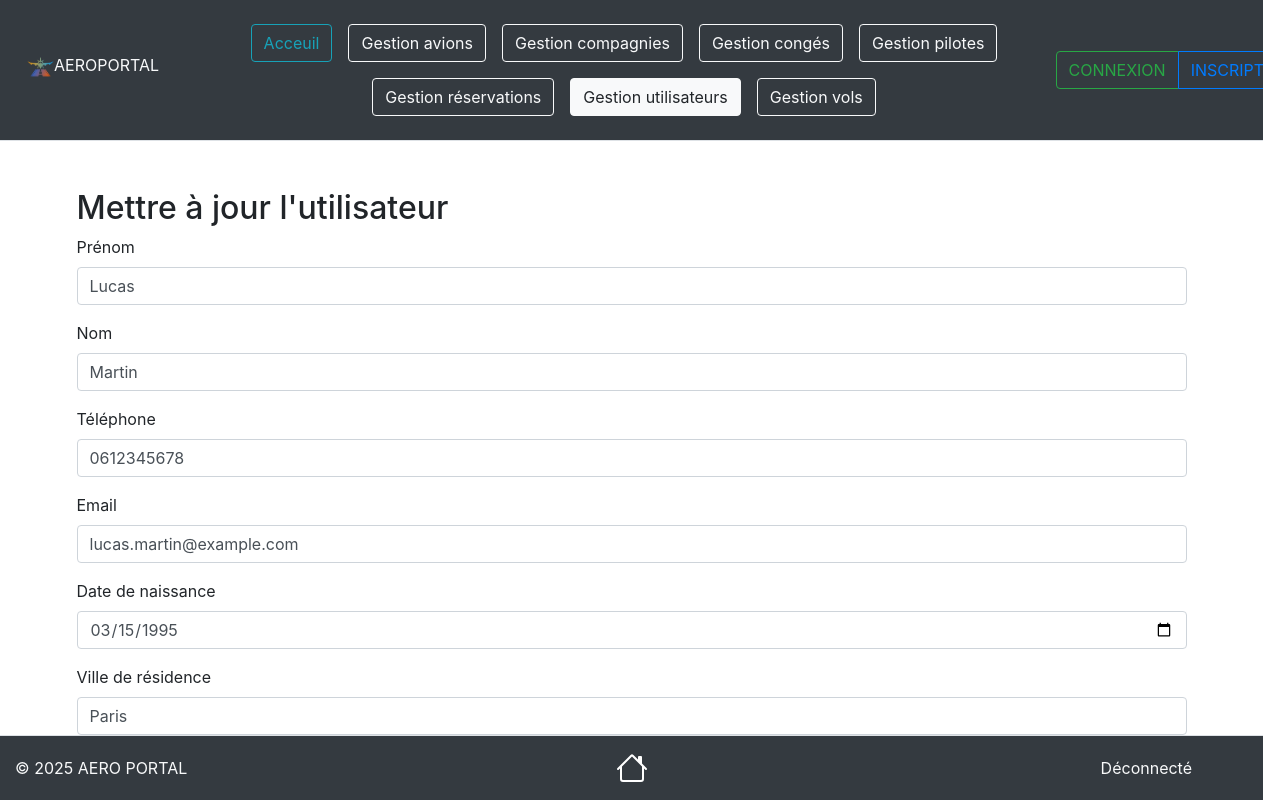
The app's page /views/Utilisateurs/UtilisateursUpdate.php?id=3 with its own data.
### tables this page shows
CREATE TABLE IF NOT EXISTS `utilisateurs` (
                                              `id_utilisateur` int NOT NULL AUTO_INCREMENT COMMENT 'Identifiant unique de l''utilisateur',
                                              `prenom` varchar(50) NOT NULL COMMENT 'Prénom',
                                              `nom` varchar(50) NOT NULL COMMENT 'Nom',
                                              `telephone` varchar(13) NOT NULL COMMENT 'Téléphone',
                                              `email` varchar(100) NOT NULL COMMENT 'Email',
                                              `mot_de_passe` varchar(255) NOT NULL COMMENT 'Mot de passe',
                                              `date_naissance` date NOT NULL COMMENT 'Date de naissance',
                                              `ville_residence` varchar(50) NOT NULL COMMENT 'Ville de résidence',
                                              `inscription` datetime NOT NULL DEFAULT CURRENT_TIMESTAMP COMMENT 'Date d''inscription',
                                              `role` enum('Client','Administrateur') NOT NULL DEFAULT 'Client' COMMENT 'Rôle de l''utilisateur',
                                              PRIMARY KEY (`id_utilisateur`),
                                              UNIQUE KEY `email` (`email`)
);

### source/repository/UtilisateursRepository.php (called while the page is built, shortened)
<?php
require_once __DIR__ . '/../model/UtilisateursModel.php';
class UtilisateursRepository
{
    private $bdd;
    public function __construct(\PDO $bdd)
    {
        $this->bdd = $bdd;
        $this->bdd->setAttribute(\PDO::ATTR_ERRMODE, \PDO::ERRMODE_EXCEPTION);
    }
    public function getUserById(int $id): ?UtilisateursModel
    {
        try {
            $query = $this->bdd->prepare("SELECT * FROM utilisateurs WHERE id_utilisateur = :id_utilisateur");
            $query->execute(['id_utilisateur' => $id]);
            $data = $query->fetch(\PDO::FETCH_ASSOC);
            return $data ? new UtilisateursModel($data) : null;
        } catch (\PDOException $e) {
            return null;
        }
    }
}

### source/model/UtilisateursModel.php (called while the page is built, shortened)
<?php
class UtilisateursModel
{
     private ?string $prenom = null;
     private ?string $nom = null;
     private ?string $telephone = null;
     private ?string $email = null;
     private ?string $date_naissance = null;
     private ?string $ville_residence = null;
     public function hydrate($data) {
          if (isset($data['prenom'])) {
               $this->prenom = $data['prenom'];
          }
          if (isset($data['nom'])) {
               $this->nom = $data['nom'];
          }
          if (isset($data['telephone'])) {
               $this->telephone = $data['telephone'];
          }
          if (isset($data['email'])) {
               $this->email = $data['email'];
          }
          if (isset($data['date_naissance'])) {
               $this->date_naissance = $data['date_naissance'];
          }
          if (isset($data['ville_residence'])) {
               $this->ville_residence = $data['ville_residence'];
          }
     }
     public function getPrenom()
     {
          return $this->prenom;
     }
     public function getNom()
     {
          return $this->nom;
     }
     public function getTelephone()
     {
          return $this->telephone;
     }
     public function getEmail()
     {
          return $this->email;
     }
     public function getDateNaissance()
     {
          return $this->date_naissance;
     }
     public function getVilleResidence()
     {
          return $this->ville_residence;
     }
}

### views/Utilisateurs/UtilisateursUpdate.php (the view, shortened to what this page needs)
<?php
require_once __DIR__ . '/../../source/repository/UtilisateursRepository.php';
require_once __DIR__ . '/../../source/model/UtilisateursModel.php';
$id = $_GET['id'] ?? null;
$config = new Config();
$bdd = $config->connexion();
$utilisateurRepo = new UtilisateursRepository($bdd);
$user = $utilisateurRepo->getUserById($id);
?>
<!DOCTYPE html>
<html lang="fr">
<head>
    <link href="https://stackpath.bootstrapcdn.com/bootstrap/4.5.2/css/bootstrap.min.css" rel="stylesheet">
</head>
<body>
<header class="d-flex flex-wrap align-items-center justify-content-center justify-content-md-between py-3 mb-4 border-bottom bg-dark">
    <div class="col-2 ms-3 mb-2 mb-md-0 text-light">
        <a href="../Acceuil.php" class="d-inline-flex link-body-emphasis text-decoration-none">
            <img src="../../documentation/img/Logo.png" style="max-width: 15%; height: auto;">
            <div class="fs-4 text-light">AEROPORTAL</div>
        </a>
    </div>
    <ul class="nav col mb-2 justify-content-center mb-md-0">
        <li><a href="../Acceuil.php" class="nav-link px-2"><button type="button" class="btn btn-outline-info">Acceuil</button></a></li>
        <li><a href="../Avions/AvionsRead.php" class="nav-link px-2"><button type="button" class="btn btn-outline-light">Gestion avions</button></a></li>
        <li><a href="../Compagnies/CompagniesRead.php" class="nav-link px-2"><button type="button" class="btn btn-outline-light">Gestion compagnies</button></a></li>
        <li><a href="../Conges/CongesRead.php" class="nav-link px-2"><button type="button" class="btn btn-outline-light">Gestion congés</button></a></li>
        <li><a href="../Pilotes/PilotesRead.php" class="nav-link px-2"><button type="button" class="btn btn-outline-light">Gestion pilotes</button></a></li>
        <li><a href="../Reservations/ReservationsRead.php" class="nav-link px-2"><button type="button" class="btn btn-outline-light">Gestion réservations</button></a></li>
        <li><a href="../Utilisateurs/UtilisateursRead.php" class="nav-link px-2"><button type="button" class="btn btn-outline-light active">Gestion utilisateurs</button></a></li>
        <li><a href="../Vols/VolsRead.php" class="nav-link px-2"><button type="button" class="btn btn-outline-light">Gestion vols</button></a></li>
    </ul>
    <div class="col-2 btn-group md-3 me-3 text-end" role="group" aria-label="Boutons utilisateur">
        <?php if (isset($_SESSION['utilisateur'])): ?>
            <a href="../../views/Account/AccountView.php" class="btn btn-outline-primary">MON COMPTE</a>
            <a href="../../source/treatment/deconnexion.php" class="btn btn-outline-danger">DÉCONNEXION</a>
        <?php else: ?>
            <a href="../Connexion.php" class="btn btn-outline-success">CONNEXION</a>
            <a href="../Inscription.php" class="btn btn-outline-primary">INSCRIPTION</a>
        <?php endif; ?>
    </div>
</header>
<div class="container">
    <h2 class="mt-5">Mettre à jour l'utilisateur</h2>
    <form method="POST">
        <div class="form-group">
            <label for="prenom">Prénom</label>
            <input type="text" class="form-control" id="prenom" name="prenom" value="<?php echo htmlspecialchars($user->getPrenom()); ?>" required>
        </div>
        <div class="form-group">
            <label for="nom">Nom</label>
            <input type="text" class="form-control" id="nom" name="nom" value="<?php echo htmlspecialchars($user->getNom()); ?>" required>
        </div>
        <div class="form-group">
            <label for="telephone">Téléphone</label>
            <input type="text" class="form-control" id="telephone" name="telephone" value="<?php echo htmlspecialchars($user->getTelephone()); ?>" required>
        </div>
        <div class="form-group">
            <label for="email">Email</label>
            <input type="email" class="form-control" id="email" name="email" value="<?php echo htmlspecialchars($user->getEmail()); ?>" required>
        </div>
        <div class="form-group">
            <label for="date_naissance">Date de naissance</label>
            <input type="date" class="form-control" id="date_naissance" name="date_naissance" value="<?php echo htmlspecialchars($user->getDateNaissance()); ?>" required>
        </div>
        <div class="form-group">
            <label for="ville_residence">Ville de résidence</label>
            <input type="text" class="form-control" id="ville_residence" name="ville_residence" value="<?php echo htmlspecialchars($user->getVilleResidence()); ?>" required>
        </div>
        <button type="submit" class="btn btn-primary">Mettre à jour</button>
    </form>
</div>
<?php include '../Footer.php'; ?>

### records on screen
utilisateurs: prenom "Lucas", nom "Martin", telephone "0612345678", email "lucas.martin@example.com", date_naissance "03/15/1995", ville_residence "Paris"
